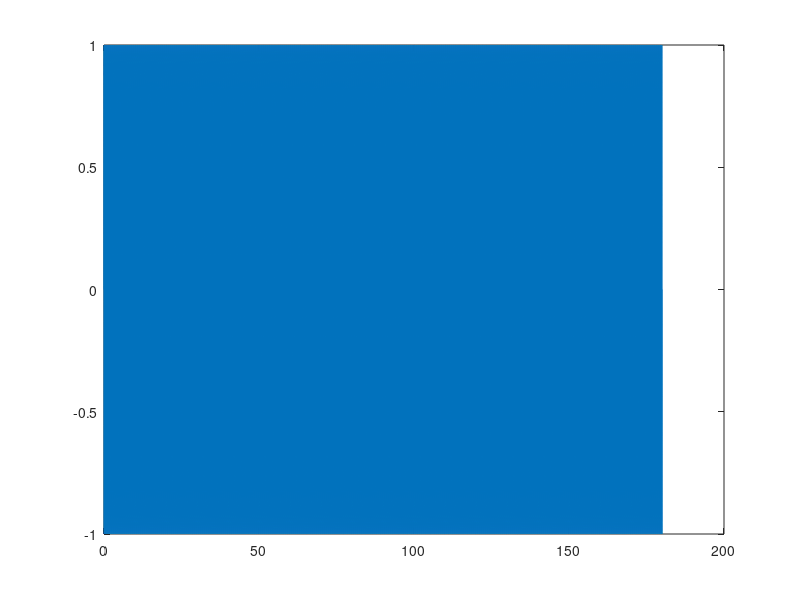

Reproduce this figure in MATLAB. (Note: this script raises an error after producing the figure.)

freq = [14 16 24 260 12000 20000];
% freq = 260;
dur = 180;
Fs = 44100;
nsamp = Fs*dur;

for i = 1:size(freq, 2);
  % Make the signal.
  t = 0:1/Fs:dur;
  s = sin(freq(i)*2*pi*t);
  plot(t, s);
  % Play the signal.
  % player = audioplayer(s, Fs);
  % play(player);
  % stop(player);
  % Save the signal.
  audiowrite(['./audio/' num2str(freq(i)) '.wav'], s, Fs);
end


